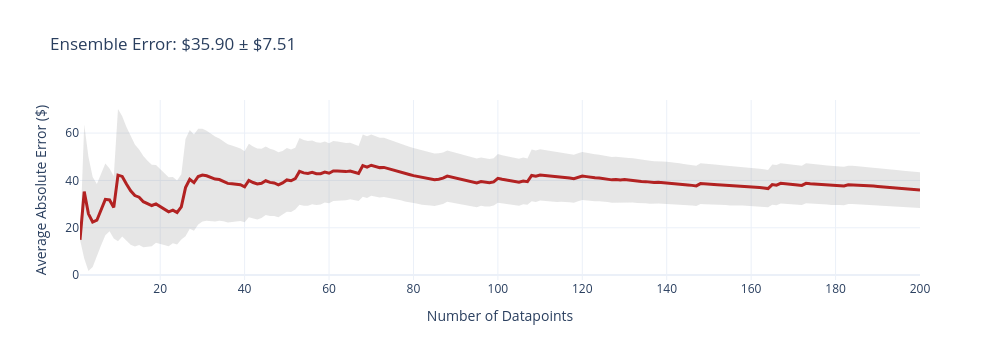
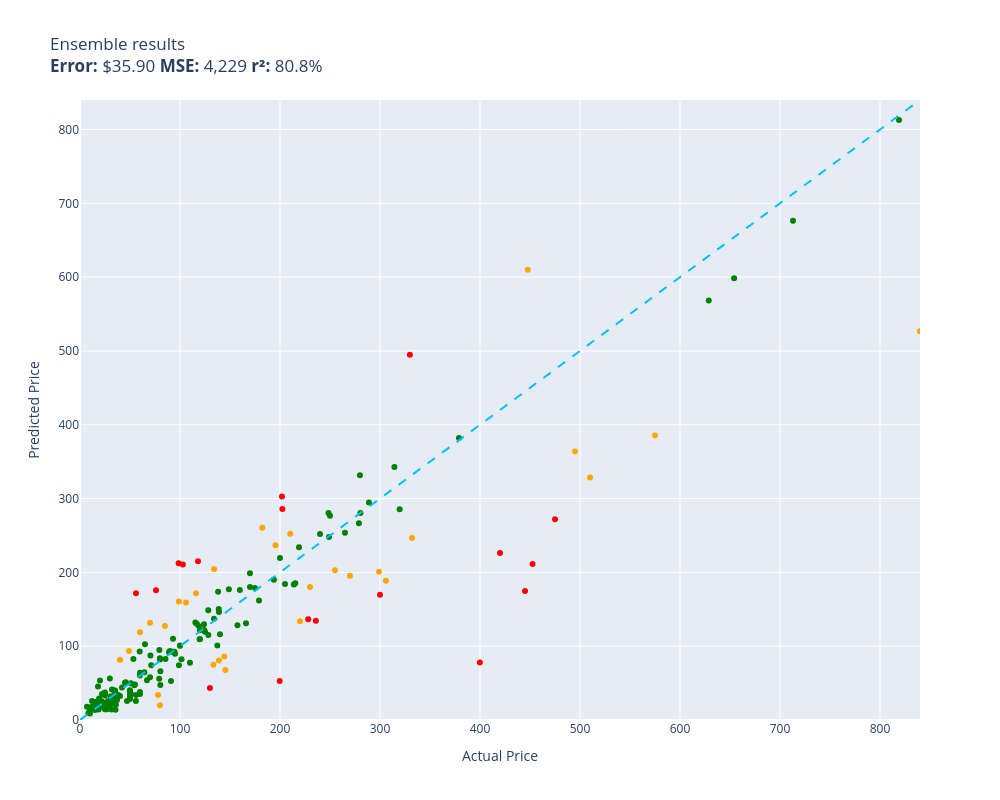

Write notebook code for charts like these, in order.
### Code cell
evaluate(ensemble, test)

### Figure 1 — Plotly figure (JSON) as saved in the notebook; plotly's stock layout.template omitted (floating-point values rounded to 4 significant figures; data arrays with more than 128 entries replaced by an {"elided": "..."} marker saying what was removed)
{"data": [{"fill": "toself", "fillcolor": "rgba(128,128,128,0.2)", "hoverinfo": "skip", "line": {"color": "rgba(255,255,255,0)"}, "name": "95% CI", "showlegend": false, "type": "scatter", "x": {"elided": "400 int values"}, "y": {"elided": "400 float values"}}, {"customdata": {"elided": "200x1 float values"}, "hovertemplate": "n=%{x}<br>Avg Error=$%{y:,.2f}<br>±95% CI=$%{customdata[0]:,.2f}<extra></extra>", "line": {"color": "firebrick", "width": 3}, "mode": "lines", "name": "Cumulative Avg Error", "type": "scatter", "x": {"elided": "200 int values"}, "y": {"elided": "200 float values"}}], "layout": {"height": 360, "showlegend": false, "title": {"text": "Ensemble Error: $35.90 ± $7.51"}, "width": 1000, "xaxis": {"title": {"text": "Number of Datapoints"}}, "yaxis": {"title": {"text": "Average Absolute Error ($)"}}}}

### Figure 2 — Plotly figure (JSON) as saved in the notebook; plotly's stock layout.template omitted (floating-point values rounded to 4 significant figures; data arrays with more than 128 entries replaced by an {"elided": "..."} marker saying what was removed)
{"data": [{"customdata": {"elided": "152x1 str values"}, "hovertemplate": "%{customdata[0]}<extra></extra>", "legendgroup": "green", "marker": {"color": "green", "size": 6, "symbol": "circle"}, "mode": "markers", "name": "green", "orientation": "v", "showlegend": true, "type": "scatter", "x": {"elided": "152 float values"}, "xaxis": "x", "y": {"elided": "152 float values"}, "yaxis": "y"}, {"customdata": [["telpo Headlight Assembly Fit For 15 Camr...\nGuess=$171.71 Actual=$115.99"], ["RBC12-UPC Replacement Battery Cartridge ...\nGuess=$180.19 Actual=$229.99"], ["SuppliesOutlet Compatible Toner Cartridg...\nGuess=$85.93 Actual=$144.29"], ["APS iBoard 6-inch Aluminum (Black Powder...\nGuess=$252.48 Actual=$210.23"], ["HK SYSTEMS 13\" Heavy Duty Black \"Push\" O...\nGuess=$127.47 Actual=$84.95"], ["Bam Trekking 3027SB Single Black Clarine...\nGuess=$246.57 Actual=$332.00"], ["Mini PC, Kinupute Desktop Computer E3-12...\nGuess=$363.92 Actual=$495.00"], ["Clementoni 39132.5 Jigsaw Puzzle 1,000 P...\nGuess=$19.92 Actual=$79.95"], ["Tidal Front + Rear Fender Flares 4PC Poc...\nGuess=$202.76 Actual=$254.99"], ["Dakota Alert MURS Alert Probe Sensor - M...\nGuess=$133.84 Actual=$219.99"], ["Wenger City Upgrade Laptop Backpack with...\nGuess=$67.57 Actual=$145.42"], ["Diversitech WG840585 Motor, (Ddb) 1/3Hp,...\nGuess=$204.61 Actual=$134.12"], ["MC: Pindicator (Dual Intensity Amber)\nGuess=$81.64 Actual=$40.00"], ["Webcem Solar Shed Light Outdoor Indoor, ...\nGuess=$33.84 Actual=$77.96"], ["LEGO Marvel Avengers War Machine Buster ...\nGuess=$118.82 Actual=$59.95"], ["ANZO USA 111207 GMC SIERRA 99-06 / YUKON...\nGuess=$260.48 Actual=$182.28"], ["Kingston Brass KS269SN Kingston Clawfoot...\nGuess=$188.77 Actual=$305.99"], ["Aeromotive 13304 Regulator, X1 Adjustabl...\nGuess=$195.59 Actual=$269.95"], ["Walker Exhaust Ultra EPA 16478 Direct Fi...\nGuess=$385.61 Actual=$574.99"], ["Mikrotik RB3011UIAS-RM RouterBOARD 10xGi...\nGuess=$200.91 Actual=$299.00"], ["MXR Carbon Copy Deluxe Analog Delay Guit...\nGuess=$236.90 Actual=$195.50"], ["Auertech Portable Washing Machine, 14lbs...\nGuess=$160.43 Actual=$98.99"], ["New Replacement seat cover fits Yamaha M...\nGuess=$80.70 Actual=$138.95"], ["Skullcandy Hesh Evo Bluetooth Headphones...\nGuess=$131.81 Actual=$69.99"], ["Competition Clutch Disc and Pressure Pla...\nGuess=$328.51 Actual=$510.00"], ["KUNFINE Android Radio CarPlay & Android ...\nGuess=$159.16 Actual=$106.00"], ["A-Premium Front Suspension Steering Knuc...\nGuess=$93.60 Actual=$48.99"], ["Dell XPS 13 9343-2727SLV 13.3\" Full HD S...\nGuess=$526.79 Actual=$839.99"], ["Steering Wheel, Carbon Fiber Automotive ...\nGuess=$609.85 Actual=$447.74"], ["Targus CityGear Durable Backpack, Black,...\nGuess=$75.01 Actual=$133.43"]], "hovertemplate": "%{customdata[0]}<extra></extra>", "legendgroup": "orange", "marker": {"color": "orange", "size": 6, "symbol": "circle"}, "mode": "markers", "name": "orange", "orientation": "v", "showlegend": true, "type": "scatter", "x": [116.0, 230.0, 144.3, 210.2, 84.95, 332.0, 495.0, 79.95, 255.0, 220.0, 145.4, 134.1, 40.0, 77.96, 59.95, 182.3, 306.0, 269.9, 575.0, 299.0, 195.5, 98.99, 138.9, 69.99, 510.0, 106.0, 48.99, 840.0, 447.7, 133.4], "xaxis": "x", "y": [171.7, 180.2, 85.93, 252.5, 127.5, 246.6, 363.9, 19.92, 202.8, 133.8, 67.57, 204.6, 81.64, 33.84, 118.8, 260.5, 188.8, 195.6, 385.6, 200.9, 236.9, 160.4, 80.7, 131.8, 328.5, 159.2, 93.6, 526.8, 609.8, 75.01], "yaxis": "y"}, {"customdata": [["Pump Head TBVECHI 175PSI 4KW 5.5HP 21CFM...\nGuess=$494.72 Actual=$329.90"], ["DEWALT 20V MAX* XR Impact Driver with Bl...\nGuess=$211.41 Actual=$452.53"], ["Aolemi Oil Rubbed Bronze Single Function...\nGuess=$212.35 Actual=$98.65"], ["JRready ST6313 DT Deutsch Connector Kit,...\nGuess=$52.88 Actual=$199.68"], ["AUTOFREE LED Tail Lights Assembly Compat...\nGuess=$302.88 Actual=$201.99"], ["3D Tree Hole Branches 075 Stair Risers D...\nGuess=$43.29 Actual=$129.99"], ["KOHLER 18865-CP Filtered Water Faucet, P...\nGuess=$271.93 Actual=$475.00"], ["Evan-Fischer Front Bumper Cover Compatib...\nGuess=$285.97 Actual=$202.38"], ["Sumerain S1339CM Double Handle Widesprea...\nGuess=$134.39 Actual=$235.86"], ["Lighted Triangle Mirror Cabinet Bathroom...\nGuess=$174.90 Actual=$445.00"], ["BESTILL Wall Mounted Shower Faucet Set, ...\nGuess=$175.86 Actual=$76.00"], ["Pioneer 2AM401-BN Two Handle Kitchen Fau...\nGuess=$136.35 Actual=$228.22"], ["LSI Broadcom SAS 9300-8i 8-port 12Gb/s S...\nGuess=$215.07 Actual=$118.00"], ["Canon Sure Shot 90u 35mm Date Camera\nGuess=$77.96 Actual=$399.89"], ["Linkloos Solar Street Lights Outdoor Wat...\nGuess=$171.87 Actual=$55.99"], ["GENUINE VOLVO THERMOSTAT (3.0, 3.2) S60 ...\nGuess=$210.84 Actual=$102.85"], ["Pacific Drums PDCM1618TTRB 16 x 18 Inche...\nGuess=$226.19 Actual=$419.99"], ["HP Laserjet 2100 Laser Printer W/Test Pr...\nGuess=$169.75 Actual=$299.98"]], "hovertemplate": "%{customdata[0]}<extra></extra>", "legendgroup": "red", "marker": {"color": "red", "size": 6, "symbol": "circle"}, "mode": "markers", "name": "red", "orientation": "v", "showlegend": true, "type": "scatter", "x": [329.9, 452.5, 98.65, 199.7, 202.0, 130.0, 475.0, 202.4, 235.9, 445.0, 76.0, 228.2, 118.0, 399.9, 55.99, 102.8, 420.0, 300.0], "xaxis": "x", "y": [494.7, 211.4, 212.4, 52.88, 302.9, 43.29, 271.9, 286.0, 134.4, 174.9, 175.9, 136.3, 215.1, 77.96, 171.9, 210.8, 226.2, 169.7], "yaxis": "y"}, {"hoverinfo": "skip", "line": {"color": "deepskyblue", "dash": "dash", "width": 2}, "mode": "lines", "name": "y = x", "showlegend": false, "type": "scatter", "x": [0, 840.0], "y": [0, 840.0]}], "layout": {"height": 800, "legend": {"title": {"text": "color"}, "tracegroupgap": 0}, "showlegend": false, "title": {"text": "Ensemble results<br><b>Error:</b> $35.90 <b>MSE:</b> 4,229 <b>r²:</b> 80.8%"}, "width": 1000, "xaxis": {"anchor": "y", "domain": [0, 1], "range": [0, 840.0], "title": {"text": "Actual Price"}}, "yaxis": {"anchor": "x", "domain": [0, 1], "range": [0, 840.0], "title": {"text": "Predicted Price"}}}}
